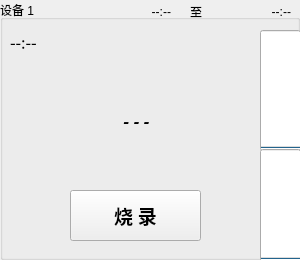
<?xml version="1.0" encoding="UTF-8"?>
<ui version="4.0">
 <class>ProgramWid</class>
 <widget class="QWidget" name="ProgramWid">
  <property name="geometry">
   <rect>
    <x>0</x>
    <y>0</y>
    <width>300</width>
    <height>260</height>
   </rect>
  </property>
  <property name="windowTitle">
   <string>Form</string>
  </property>
  <layout class="QGridLayout" name="gridLayout">
   <property name="leftMargin">
    <number>0</number>
   </property>
   <property name="topMargin">
    <number>0</number>
   </property>
   <property name="rightMargin">
    <number>0</number>
   </property>
   <property name="bottomMargin">
    <number>0</number>
   </property>
   <item row="0" column="0">
    <widget class="QGroupBox" name="groupBox">
     <property name="title">
      <string>设备 1</string>
     </property>
     <property name="flat">
      <bool>false</bool>
     </property>
     <widget class="QPushButton" name="startBtn">
      <property name="enabled">
       <bool>true</bool>
      </property>
      <property name="geometry">
       <rect>
        <x>70</x>
        <y>190</y>
        <width>131</width>
        <height>51</height>
       </rect>
      </property>
      <property name="font">
       <font>
        <family>微软雅黑</family>
        <pointsize>14</pointsize>
        <weight>75</weight>
        <bold>true</bold>
       </font>
      </property>
      <property name="text">
       <string>烧 录</string>
      </property>
     </widget>
     <widget class="QProgressBar" name="progressBar_1">
      <property name="enabled">
       <bool>true</bool>
      </property>
      <property name="geometry">
       <rect>
        <x>260</x>
        <y>149</y>
        <width>41</width>
        <height>113</height>
       </rect>
      </property>
      <property name="styleSheet">
       <string notr="true"/>
      </property>
      <property name="maximum">
       <number>100</number>
      </property>
      <property name="value">
       <number>0</number>
      </property>
      <property name="textVisible">
       <bool>false</bool>
      </property>
      <property name="orientation">
       <enum>Qt::Vertical</enum>
      </property>
      <property name="textDirection">
       <enum>QProgressBar::TopToBottom</enum>
      </property>
     </widget>
     <widget class="QLabel" name="startLab">
      <property name="geometry">
       <rect>
        <x>90</x>
        <y>0</y>
        <width>81</width>
        <height>23</height>
       </rect>
      </property>
      <property name="text">
       <string>--:--</string>
      </property>
      <property name="alignment">
       <set>Qt::AlignRight|Qt::AlignTrailing|Qt::AlignVCenter</set>
      </property>
     </widget>
     <widget class="QLabel" name="endLab">
      <property name="geometry">
       <rect>
        <x>210</x>
        <y>0</y>
        <width>81</width>
        <height>23</height>
       </rect>
      </property>
      <property name="text">
       <string>--:--</string>
      </property>
      <property name="alignment">
       <set>Qt::AlignRight|Qt::AlignTrailing|Qt::AlignVCenter</set>
      </property>
     </widget>
     <widget class="QLabel" name="statusLab">
      <property name="geometry">
       <rect>
        <x>70</x>
        <y>70</y>
        <width>131</width>
        <height>100</height>
       </rect>
      </property>
      <property name="font">
       <font>
        <family>Noto Sans CJK SC</family>
        <pointsize>13</pointsize>
        <weight>75</weight>
        <italic>true</italic>
        <bold>true</bold>
       </font>
      </property>
      <property name="text">
       <string>- - -</string>
      </property>
      <property name="alignment">
       <set>Qt::AlignCenter</set>
      </property>
     </widget>
     <widget class="QLabel" name="devLab">
      <property name="geometry">
       <rect>
        <x>10</x>
        <y>30</y>
        <width>101</width>
        <height>23</height>
       </rect>
      </property>
      <property name="font">
       <font>
        <family>Noto Sans CJK SC</family>
        <pointsize>12</pointsize>
       </font>
      </property>
      <property name="text">
       <string>--:--</string>
      </property>
      <property name="alignment">
       <set>Qt::AlignLeading|Qt::AlignLeft|Qt::AlignVCenter</set>
      </property>
     </widget>
     <widget class="QLabel" name="label">
      <property name="geometry">
       <rect>
        <x>190</x>
        <y>0</y>
        <width>21</width>
        <height>23</height>
       </rect>
      </property>
      <property name="text">
       <string>至</string>
      </property>
     </widget>
     <widget class="QProgressBar" name="progressBar_2">
      <property name="enabled">
       <bool>true</bool>
      </property>
      <property name="geometry">
       <rect>
        <x>260</x>
        <y>30</y>
        <width>41</width>
        <height>121</height>
       </rect>
      </property>
      <property name="styleSheet">
       <string notr="true"/>
      </property>
      <property name="maximum">
       <number>100</number>
      </property>
      <property name="value">
       <number>0</number>
      </property>
      <property name="textVisible">
       <bool>false</bool>
      </property>
      <property name="orientation">
       <enum>Qt::Vertical</enum>
      </property>
      <property name="textDirection">
       <enum>QProgressBar::TopToBottom</enum>
      </property>
     </widget>
     <zorder>startBtn</zorder>
     <zorder>startLab</zorder>
     <zorder>endLab</zorder>
     <zorder>statusLab</zorder>
     <zorder>devLab</zorder>
     <zorder>label</zorder>
     <zorder>progressBar_2</zorder>
     <zorder>progressBar_1</zorder>
    </widget>
   </item>
  </layout>
 </widget>
 <resources/>
 <connections/>
</ui>
